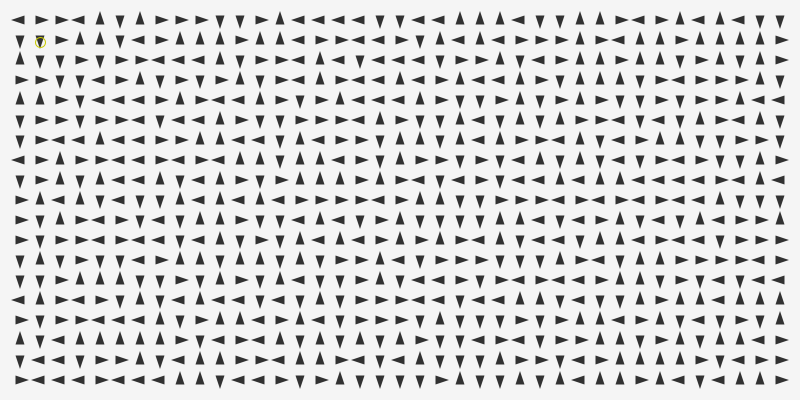
Frame 1 (no input)
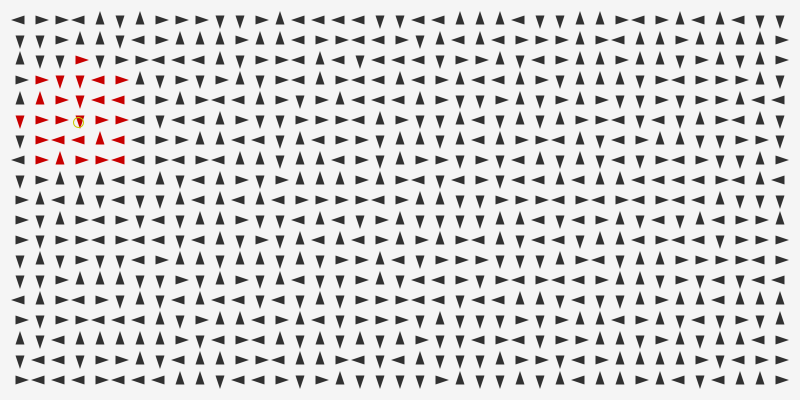
Frame 60 (the mouse pressed at the canvas centre just before this capture)
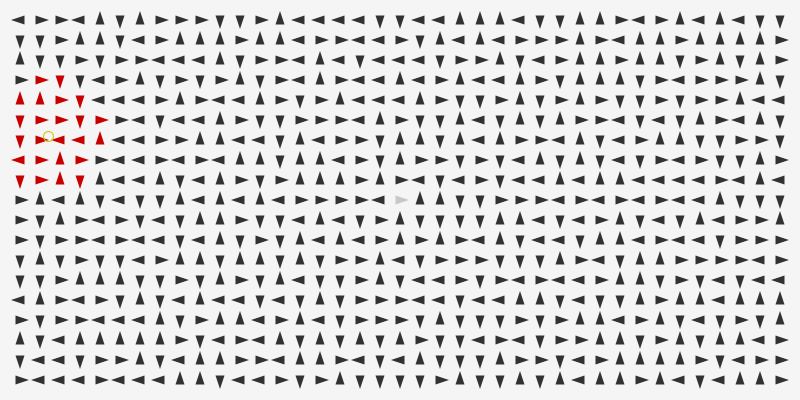
Frame 120 (the mouse held since frame 60 and released just before this capture)

The Processing sketch that drew these frames (run headless with seeded random() and noise(); from frame 60 on, the mouse is pressed at the canvas centre):

// Processing sketch: flecha_5
// ── flecha_5.pde
// Si pulsamos una tecla cuando cuando el ratón
// está sobre una flecha aparece una bola.
// ArrayList para bolas

ArrayList <Flecha> flechas;
ArrayList <Bola> bolas;

void setup() {
  size(800, 400);
  smooth();
  
  flechas = new ArrayList(); 
  
  int h = 20;
  for (int x = h; x < width; x = x + h) {
    for (int y = h; y < height; y = y + h) {
      Flecha f = new Flecha(x, y, 30);
      flechas.add(f);
    }
  }
  
  bolas = new ArrayList();
  Bola b = new Bola(40, 40, 10, 2);
  bolas.add(b);
}

void draw() {
  background(245);
  
  for (int i = 0; i < flechas.size(); i++) {
    Flecha f = flechas.get(i);
    f.draw();
  }
  
  for (int i = 0; i < bolas.size(); i++) {
    Bola b = bolas.get(i);
    b.draw();
  }
}

void mouseReleased() {
  for (int i = 0; i < flechas.size(); i++) {  
    Flecha f = flechas.get(i);    
    if (f.encima) {
     // f.estado = f.estado + 1;
      if (f.estado > 3) {
       // f.estado = 0;
      }
    }
  }
}

void mouseDragged() {
  int dx = mouseX-pmouseX;
  int dy = mouseY-pmouseY;
  
  for (int i = 0; i < flechas.size(); i++) {  
    Flecha f = flechas.get(i);    
    if (f.encima) {
      if (abs(dx) > abs(dy)) {
        if (dx > 0) {
          f.estado = 0;
        }
        else {
          f.estado = 2;
        }
      }
      else {
        if (dy > 0) {
          f.estado = 1;
        }
        else {
          f.estado = 3;
        }
      }
    }
  }
}
void keyReleased() {
  for (int i = 0; i < flechas.size(); i++) {  
    Flecha f = flechas.get(i);    
    if (f.encima) {
      Bola b = new Bola(f.x, f.y, 10, random(2,4));
      b.c = color(0, 200, 200);
      bolas.add(b);
    }
  }  
}

// ── Bola.pde
class Bola {

  float x, y, d;
  float vx, vy;
  float vel;
  
  color c;
 
  Bola(float x_, float y_, float d_, float vel_) {
    x = x_; y = y_; d = d_;
    vel = vel_;
    c = color(200, 200, 0);
  }

  void velocidad() {
    for (int i = 0; i < flechas.size(); i++) {
      Flecha f = flechas.get(i);
      if (dist(f.x, f.y, x, y) < 5) {
        if (f.estado == 0) {
          vx = vel;
          vy = 0;
        }
        if (f.estado == 1) {
          vx = 0;
          vy = vel;
        }
        if (f.estado == 2) {
          vx = -vel;
          vy = 0;
        }
        if (f.estado == 3) {
          vx = 0;
          vy = -vel;
        }        
      }
      
      if (dist(f.x, f.y, x, y) < 2*f.l) {      
        f.bolaEncima = true;
      }
    }
  }

  void draw() {
    
    velocidad();
    
    x = x + vx;
    y = y + vy;
    
    if (x > width) x = 0;
    if (x < 0) x = width;
    if (y > height) y = 0;
    if (y < 0) y = height;
    
    noFill();
    strokeWeight(1);
    stroke(c);
    ellipse(x, y, d, d);
  }
}

// ── Flecha.pde
class Flecha {
  
  float x, y;
  float l;
  int estado;
  
  boolean encima;
  boolean bolaEncima;
 
  Flecha(float x_, float y_, float l_) {
    x = x_;
    y = y_;
    l = l_;
    estado = floor(random(4));
  } 
  
  void draw() {
    float l_ = l*0.15;
    if (dist(mouseX, mouseY, x, y) < l_) {
      encima = true;
      fill(200);
    }
    else {
      encima = false;
      fill(50);
    }
    
    if (bolaEncima) {
      fill(200, 0, 0);
    }
    bolaEncima = false; // Hasta que una bola pase por encima
    
    noStroke();
    if (estado == 0) {
      triangle(x + 2*l_, y, 
                 x - l_, y + l_, 
                 x - l_, y - l_);
    }
    if (estado == 1) {
      triangle(  x - l_, y - l_, 
                 x + l_, y - l_,
                     x, y + 2*l_);
    }
    if (estado == 2) {
      triangle(x - 2*l_, y, 
                 x + l_, y + l_, 
                 x + l_, y - l_);
    }
    if (estado == 3) {
      triangle(  x - l_, y + l_, 
                 x + l_, y + l_,
                     x, y - 2*l_);
    }
  }
  
}
